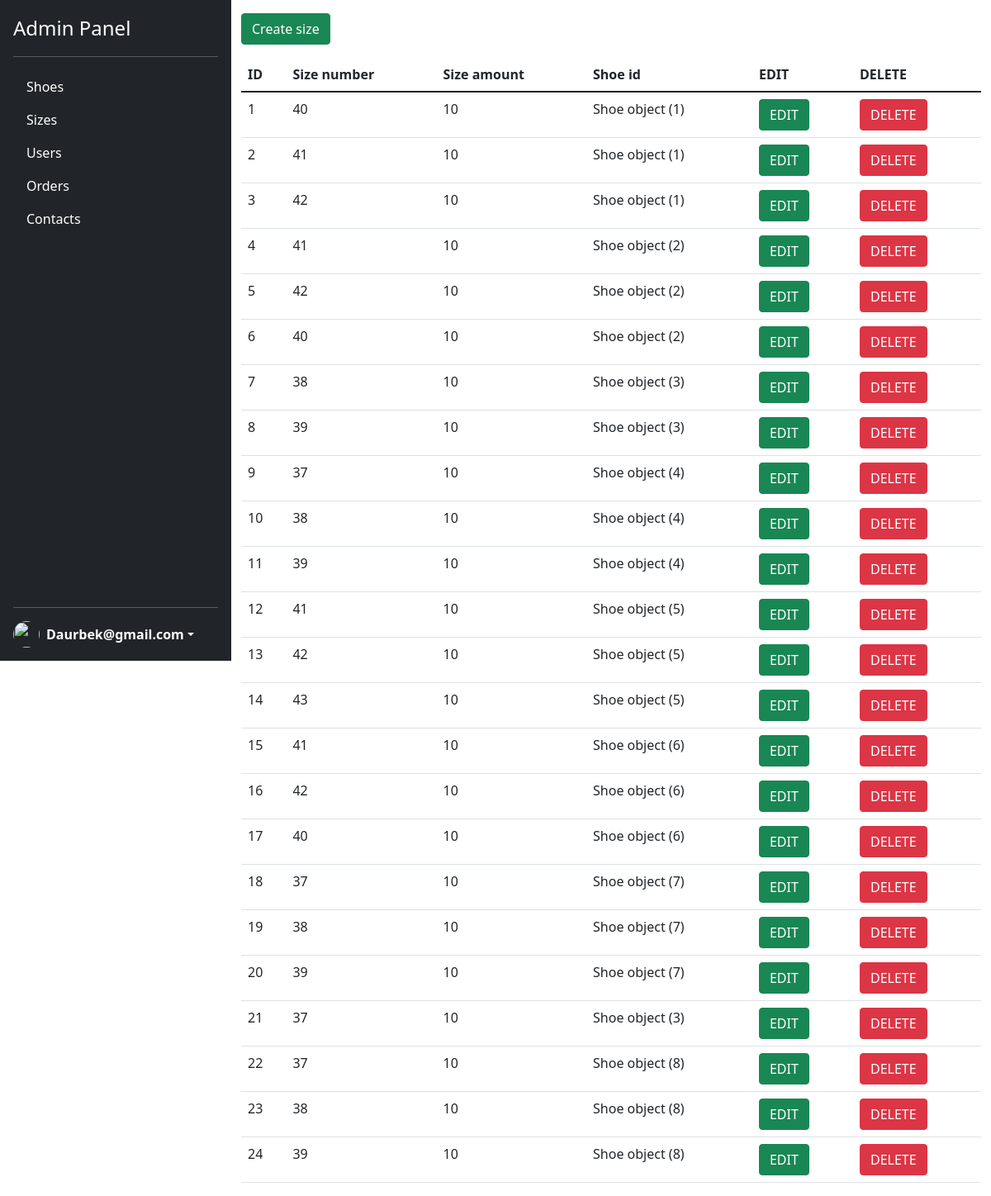
The page /adminSizes/ (signed in) on the database as committed earlier.
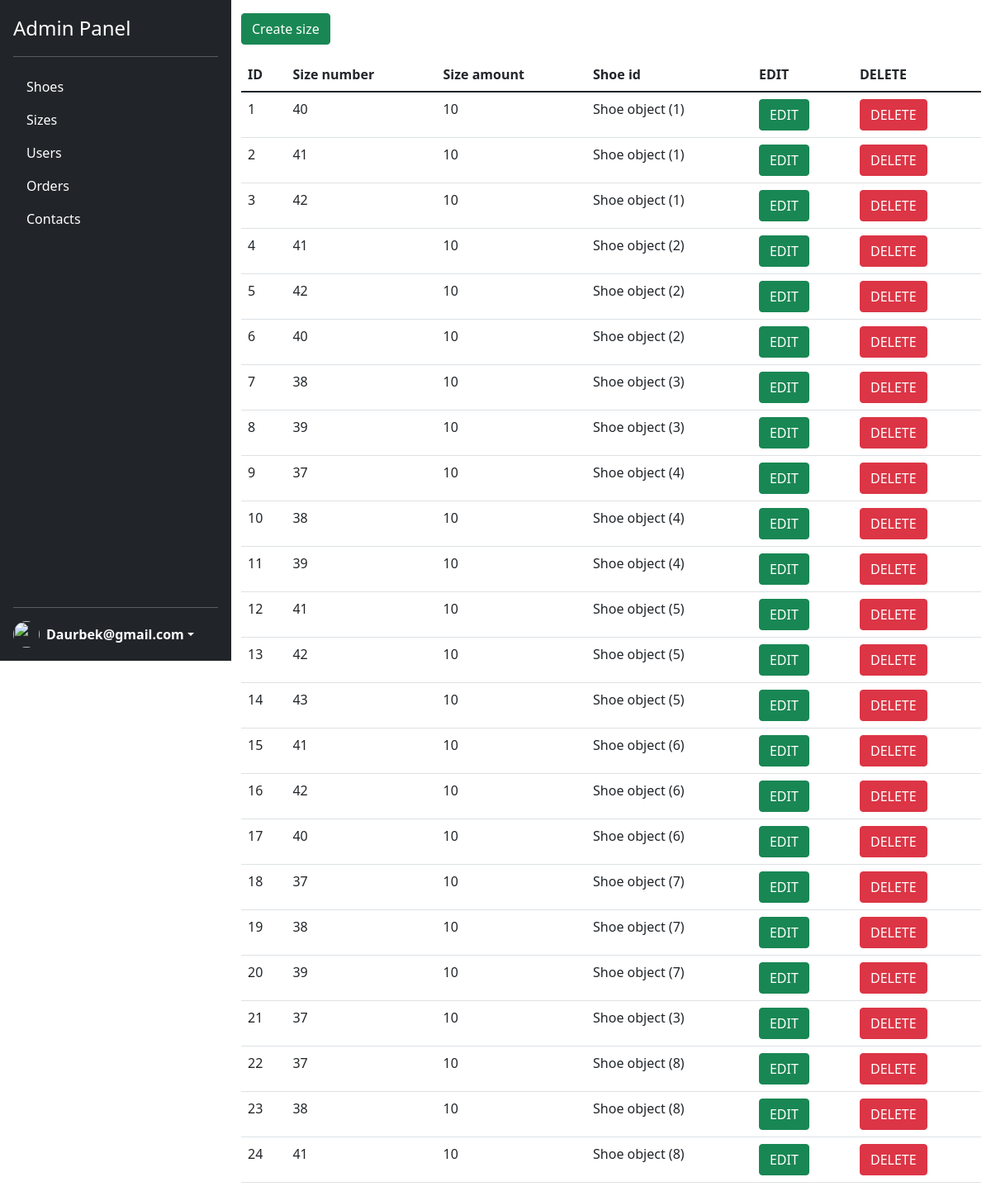
The same page on the database as committed later.
### Nike/models.py (models this page shows)
class Size(models.Model):
    shoeId=models.ForeignKey(Shoe, on_delete=models.CASCADE)
    sizeNumb = models.IntegerField(default=0)
    sizeAmount=models.PositiveIntegerField(default=0)

class Shoe(models.Model):
    name=models.CharField(max_length=100)
    genderId=models.ForeignKey(Gender, on_delete=models.CASCADE)
    price=models.IntegerField(default=0)
    description=models.TextField(default='')
    color=models.CharField(max_length=100)
    image=models.ImageField(upload_to='shoes',default='shoes/default.png')

### Nike/views.py (the view)
# urls.py: path('adminSizes/',showSizes),
@login_required
def showSizes(request):
    if request.user.is_superuser:
        return render(request, 'Admin_templates/adminSizes.html', context={'sizes': getAllSizes()})
    else:
        return redirect('/')

### Nike/DBmanager.py (called while the page is built)
def getAllSizes():
    return Size.objects.all()

### Nike/templates/Admin_templates/adminSizes.html
{% extends 'Admin_templates/adminPanel.html' %}
{% load static %}
{% block adminContainer %}
            <div class="container">
                           <div class="row mt-3">
                                 <div class="col">
                                    <a href="/adminPanel/createSize" class="btn btn-success ml-auto">Create size</a>
                                        <table class="table mt-3">
                                              <thead class="thead-dark">
                                                    <tr>
                                                          <th scope="col">ID</th>
                                                          <th scope="col">Size number</th>
                                                          <th scope="col">Size amount</th>
                                                          <th scope="col">Shoe id</th>
                                                          <th scope="col">EDIT</th>
                                                          <th scope="col">DELETE</th>
                                                    </tr>
                                              </thead>
                                              <tbody>
                                                   {% for size in sizes %}
                                                       <tr>
                                                              <td>{{ size.id }}</td>
                                                              <td>{{ size.sizeNumb }}</td>
                                                              <td>{{ size.sizeAmount }}</td>
                                                              <td>{{ size.shoeId }}</td>
                                                              <td>
                                                                <a href="/adminPanel/editSize?id={{ size.id }}" class="btn btn-success ml-auto">EDIT</a>
                                                              </td>
                                                              <td>
                                                                <a href="/adminPanel/deleteSize?id={{ size.id }}" class="btn btn-danger ml-auto">DELETE</a>
                                                              </td>
                                                       </tr>
                                                   {% endfor %}
                                              </tbody>
                                        </table>
                                 </div>
                           </div>
                      </div>
{% endblock adminContainer %}

Rows that differ between the two databases and show on the page:
changed Size id 24: sizeNumb "39" → "41"
